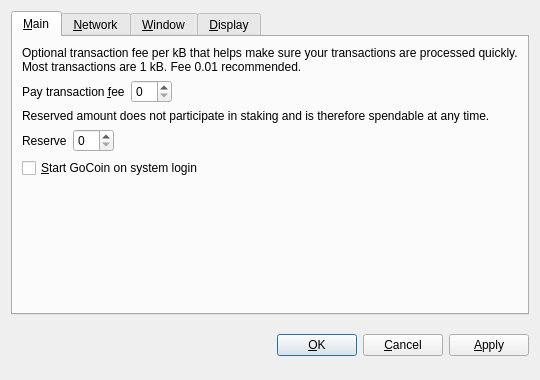
<?xml version="1.0" encoding="UTF-8"?>
<ui version="4.0">
 <class>OptionsDialog</class>
 <widget class="QDialog" name="OptionsDialog">
  <property name="geometry">
   <rect>
    <x>0</x>
    <y>0</y>
    <width>540</width>
    <height>380</height>
   </rect>
  </property>
  <property name="windowTitle">
   <string>Options</string>
  </property>
  <property name="modal">
   <bool>true</bool>
  </property>
  <layout class="QVBoxLayout" name="verticalLayout">
   <item>
    <widget class="QTabWidget" name="tabWidget">
     <property name="tabPosition">
      <enum>QTabWidget::North</enum>
     </property>
     <property name="currentIndex">
      <number>0</number>
     </property>
     <widget class="QWidget" name="tabMain">
      <attribute name="title">
       <string>&amp;Main</string>
      </attribute>
      <layout class="QVBoxLayout" name="verticalLayout_Main">
       <item>
        <widget class="QLabel" name="transactionFeeInfoLabel">
         <property name="text">
          <string>Optional transaction fee per kB that helps make sure your transactions are processed quickly. Most transactions are 1 kB. Fee 0.01 recommended.</string>
         </property>
         <property name="textFormat">
          <enum>Qt::PlainText</enum>
         </property>
         <property name="wordWrap">
          <bool>true</bool>
         </property>
        </widget>
       </item>
       <item>
        <layout class="QHBoxLayout" name="horizontalLayoutFee">
         <item>
          <widget class="QLabel" name="transactionFeeLabel">
           <property name="text">
            <string>Pay transaction &amp;fee</string>
           </property>
           <property name="textFormat">
            <enum>Qt::PlainText</enum>
           </property>
           <property name="buddy">
            <cstring>transactionFee</cstring>
           </property>
          </widget>
         </item>
         <item>
          <widget class="BitcoinAmountField" name="transactionFee"/>
         </item>
         <item>
          <spacer name="horizontalSpacerFee">
           <property name="orientation">
            <enum>Qt::Horizontal</enum>
           </property>
           <property name="sizeHint" stdset="0">
            <size>
             <width>40</width>
             <height>20</height>
            </size>
           </property>
          </spacer>
         </item>
        </layout>
       </item>
       <item>
        <widget class="QLabel" name="reserveBalanceInfoLabel">
         <property name="text">
          <string>Reserved amount does not participate in staking and is therefore spendable at any time.</string>
         </property>
         <property name="textFormat">
          <enum>Qt::PlainText</enum>
         </property>
         <property name="wordWrap">
          <bool>true</bool>
         </property>
        </widget>
       </item>
       <item>
        <layout class="QHBoxLayout" name="horizontalLayoutReserveBalance">
         <item>
          <widget class="QLabel" name="reserveBalanceLabel">
           <property name="text">
            <string>Reserve</string>
           </property>
           <property name="textFormat">
            <enum>Qt::PlainText</enum>
           </property>
           <property name="buddy">
            <cstring>reserveBalance</cstring>
           </property>
          </widget>
         </item>
         <item>
          <widget class="BitcoinAmountField" name="reserveBalance"/>
         </item>
         <item>
          <spacer name="horizontalSpacerReserveBalance">
           <property name="orientation">
            <enum>Qt::Horizontal</enum>
           </property>
           <property name="sizeHint" stdset="0">
            <size>
             <width>40</width>
             <height>20</height>
            </size>
           </property>
          </spacer>
         </item>
        </layout>
       </item>
       <item>
        <widget class="QCheckBox" name="bitcoinAtStartup">
         <property name="toolTip">
          <string>Automatically start GoCoin after logging in to the system.</string>
         </property>
         <property name="text">
          <string>&amp;Start GoCoin on system login</string>
         </property>
        </widget>
       </item>
       <item>
        <spacer name="verticalSpacer_Main">
         <property name="orientation">
          <enum>Qt::Vertical</enum>
         </property>
         <property name="sizeHint" stdset="0">
          <size>
           <width>20</width>
           <height>40</height>
          </size>
         </property>
        </spacer>
       </item>
      </layout>
     </widget>
     <widget class="QWidget" name="tabNetwork">
      <attribute name="title">
       <string>&amp;Network</string>
      </attribute>
      <layout class="QVBoxLayout" name="verticalLayout_Network">
       <item>
        <widget class="QCheckBox" name="mapPortUpnp">
         <property name="toolTip">
          <string>Automatically open the GoCoin client port on the router. This only works when your router supports UPnP and it is enabled.</string>
         </property>
         <property name="text">
          <string>Map port using &amp;UPnP</string>
         </property>
        </widget>
       </item>
       <item>
        <widget class="QCheckBox" name="connectSocks">
         <property name="toolTip">
          <string>Connect to the GoCoin network through a SOCKS proxy (e.g. when connecting through Tor).</string>
         </property>
         <property name="text">
          <string>&amp;Connect through SOCKS proxy:</string>
         </property>
        </widget>
       </item>
       <item>
        <layout class="QHBoxLayout" name="horizontalLayout_Network">
         <item>
          <widget class="QLabel" name="proxyIpLabel">
           <property name="text">
            <string>Proxy &amp;IP:</string>
           </property>
           <property name="textFormat">
            <enum>Qt::PlainText</enum>
           </property>
           <property name="buddy">
            <cstring>proxyIp</cstring>
           </property>
          </widget>
         </item>
         <item>
          <widget class="QValidatedLineEdit" name="proxyIp">
           <property name="maximumSize">
            <size>
             <width>140</width>
             <height>16777215</height>
            </size>
           </property>
           <property name="toolTip">
            <string>IP address of the proxy (e.g. 127.0.0.1)</string>
           </property>
          </widget>
         </item>
         <item>
          <widget class="QLabel" name="proxyPortLabel">
           <property name="text">
            <string>&amp;Port:</string>
           </property>
           <property name="textFormat">
            <enum>Qt::PlainText</enum>
           </property>
           <property name="buddy">
            <cstring>proxyPort</cstring>
           </property>
          </widget>
         </item>
         <item>
          <widget class="QLineEdit" name="proxyPort">
           <property name="maximumSize">
            <size>
             <width>55</width>
             <height>16777215</height>
            </size>
           </property>
           <property name="toolTip">
            <string>Port of the proxy (e.g. 9050)</string>
           </property>
          </widget>
         </item>
         <item>
          <widget class="QLabel" name="socksVersionLabel">
           <property name="text">
            <string>SOCKS &amp;Version:</string>
           </property>
           <property name="textFormat">
            <enum>Qt::PlainText</enum>
           </property>
           <property name="buddy">
            <cstring>socksVersion</cstring>
           </property>
          </widget>
         </item>
         <item>
          <widget class="QValueComboBox" name="socksVersion">
           <property name="toolTip">
            <string>SOCKS version of the proxy (e.g. 5)</string>
           </property>
          </widget>
         </item>
         <item>
          <spacer name="horizontalSpacer_Network">
           <property name="orientation">
            <enum>Qt::Horizontal</enum>
           </property>
           <property name="sizeHint" stdset="0">
            <size>
             <width>40</width>
             <height>20</height>
            </size>
           </property>
          </spacer>
         </item>
        </layout>
       </item>
       <item>
        <spacer name="verticalSpacer_Network">
         <property name="orientation">
          <enum>Qt::Vertical</enum>
         </property>
         <property name="sizeHint" stdset="0">
          <size>
           <width>20</width>
           <height>40</height>
          </size>
         </property>
        </spacer>
       </item>
      </layout>
     </widget>
     <widget class="QWidget" name="tabWindow">
      <attribute name="title">
       <string>&amp;Window</string>
      </attribute>
      <layout class="QVBoxLayout" name="verticalLayout_Window">
       <item>
        <widget class="QCheckBox" name="minimizeToTray">
         <property name="toolTip">
          <string>Show only a tray icon after minimizing the window.</string>
         </property>
         <property name="text">
          <string>&amp;Minimize to the tray instead of the taskbar</string>
         </property>
        </widget>
       </item>
       <item>
        <widget class="QCheckBox" name="minimizeOnClose">
         <property name="toolTip">
          <string>Minimize instead of exit the application when the window is closed. When this option is enabled, the application will be closed only after selecting Quit in the menu.</string>
         </property>
         <property name="text">
          <string>M&amp;inimize on close</string>
         </property>
        </widget>
       </item>
       <item>
        <spacer name="verticalSpacer_Window">
         <property name="orientation">
          <enum>Qt::Vertical</enum>
         </property>
         <property name="sizeHint" stdset="0">
          <size>
           <width>20</width>
           <height>40</height>
          </size>
         </property>
        </spacer>
       </item>
      </layout>
     </widget>
     <widget class="QWidget" name="tabDisplay">
      <attribute name="title">
       <string>&amp;Display</string>
      </attribute>
      <layout class="QVBoxLayout" name="verticalLayout_Display">
       <item>
        <layout class="QHBoxLayout" name="horizontalLayout_1_Display">
         <item>
          <widget class="QLabel" name="langLabel">
           <property name="text">
            <string>User Interface &amp;language:</string>
           </property>
           <property name="textFormat">
            <enum>Qt::PlainText</enum>
           </property>
           <property name="buddy">
            <cstring>lang</cstring>
           </property>
          </widget>
         </item>
         <item>
          <widget class="QValueComboBox" name="lang">
           <property name="toolTip">
            <string>The user interface language can be set here. This setting will take effect after restarting GoCoin.</string>
           </property>
          </widget>
         </item>
        </layout>
       </item>
       <item>
        <layout class="QHBoxLayout" name="horizontalLayout_2_Display">
         <item>
          <widget class="QLabel" name="unitLabel">
           <property name="text">
            <string>&amp;Unit to show amounts in:</string>
           </property>
           <property name="textFormat">
            <enum>Qt::PlainText</enum>
           </property>
           <property name="buddy">
            <cstring>unit</cstring>
           </property>
          </widget>
         </item>
         <item>
          <widget class="QValueComboBox" name="unit">
           <property name="toolTip">
            <string>Choose the default subdivision unit to show in the interface and when sending coins.</string>
           </property>
          </widget>
         </item>
        </layout>
       </item>
       <item>
        <widget class="QCheckBox" name="displayAddresses">
         <property name="toolTip">
          <string>Whether to show GoCoin addresses in the transaction list or not.</string>
         </property>
         <property name="text">
          <string>&amp;Display addresses in transaction list</string>
         </property>
        </widget>
       </item>
       <item>
        <widget class="QCheckBox" name="coinControlFeatures">
         <property name="toolTip">
          <string>Whether to show coin control features or not.</string>
         </property>
         <property name="text">
          <string>Display coin &amp;control features (experts only!)</string>
         </property>
        </widget>
       </item>
       <item>
        <spacer name="verticalSpacer_Display">
         <property name="orientation">
          <enum>Qt::Vertical</enum>
         </property>
         <property name="sizeHint" stdset="0">
          <size>
           <width>20</width>
           <height>40</height>
          </size>
         </property>
        </spacer>
       </item>
      </layout>
     </widget>
    </widget>
   </item>
   <item>
    <layout class="QHBoxLayout" name="horizontalLayout_Buttons">
     <item>
      <spacer name="horizontalSpacer_1">
       <property name="orientation">
        <enum>Qt::Horizontal</enum>
       </property>
       <property name="sizeHint" stdset="0">
        <size>
         <width>40</width>
         <height>48</height>
        </size>
       </property>
      </spacer>
     </item>
     <item>
      <widget class="QLabel" name="statusLabel">
       <property name="font">
        <font>
         <weight>75</weight>
         <bold>true</bold>
        </font>
       </property>
       <property name="text">
        <string/>
       </property>
       <property name="textFormat">
        <enum>Qt::PlainText</enum>
       </property>
       <property name="wordWrap">
        <bool>true</bool>
       </property>
      </widget>
     </item>
     <item>
      <spacer name="horizontalSpacer_2">
       <property name="orientation">
        <enum>Qt::Horizontal</enum>
       </property>
       <property name="sizeHint" stdset="0">
        <size>
         <width>40</width>
         <height>48</height>
        </size>
       </property>
      </spacer>
     </item>
     <item>
      <widget class="QPushButton" name="okButton">
       <property name="text">
        <string>&amp;OK</string>
       </property>
      </widget>
     </item>
     <item>
      <widget class="QPushButton" name="cancelButton">
       <property name="text">
        <string>&amp;Cancel</string>
       </property>
       <property name="autoDefault">
        <bool>false</bool>
       </property>
      </widget>
     </item>
     <item>
      <widget class="QPushButton" name="applyButton">
       <property name="text">
        <string>&amp;Apply</string>
       </property>
       <property name="autoDefault">
        <bool>false</bool>
       </property>
      </widget>
     </item>
    </layout>
   </item>
  </layout>
 </widget>
 <customwidgets>
  <customwidget>
   <class>BitcoinAmountField</class>
   <extends>QSpinBox</extends>
   <header>bitcoinamountfield.h</header>
  </customwidget>
  <customwidget>
   <class>QValueComboBox</class>
   <extends>QComboBox</extends>
   <header>qvaluecombobox.h</header>
  </customwidget>
  <customwidget>
   <class>QValidatedLineEdit</class>
   <extends>QLineEdit</extends>
   <header>qvalidatedlineedit.h</header>
  </customwidget>
 </customwidgets>
 <resources/>
 <connections/>
</ui>
